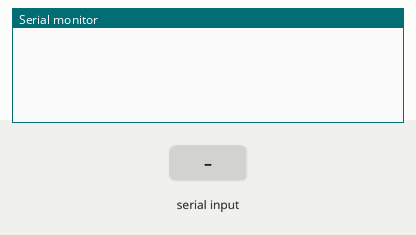
A sketch run on a simulated Arduino Uno, built with avr-gcc and run on an emulated ATmega328P. On the bench: the last lines printed to the serial monitor. The test bench sets the inputs (shaded band).

Above: at 1.2 s.
1.3 s: "90,45\n" received over the second serial link
At 1.8 s:
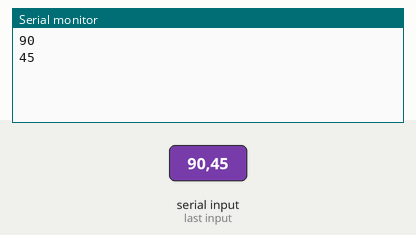
2.8 s: "30,150\n" received over the second serial link
At 4.9 s:
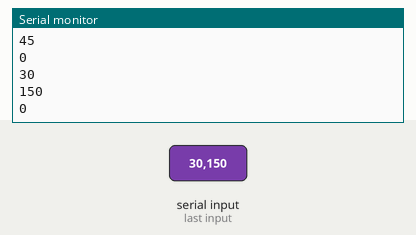
Timing chart, 0 to 6.4 s (numbered marks = the images above; inputs shaded):
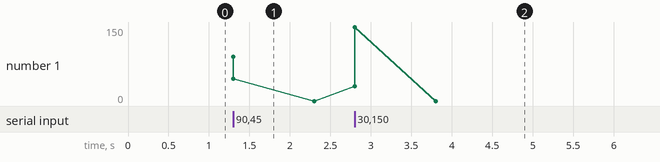

The sketch:

recieve.ino
```cpp
#include <SoftwareSerial.h>

SoftwareSerial mySerial(2,3);
void setup() {
mySerial.begin(9600);
Serial.begin(115200);

}

void loop()
{
  if (mySerial.available())
  Serial.println(mySerial.parseInt());
}
```

Measured:
- after the input at 1.3 s, the serial monitor: prints a new line at once (image 1)
- after the input at 2.8 s, the serial monitor: prints a new line at once (image 2)
